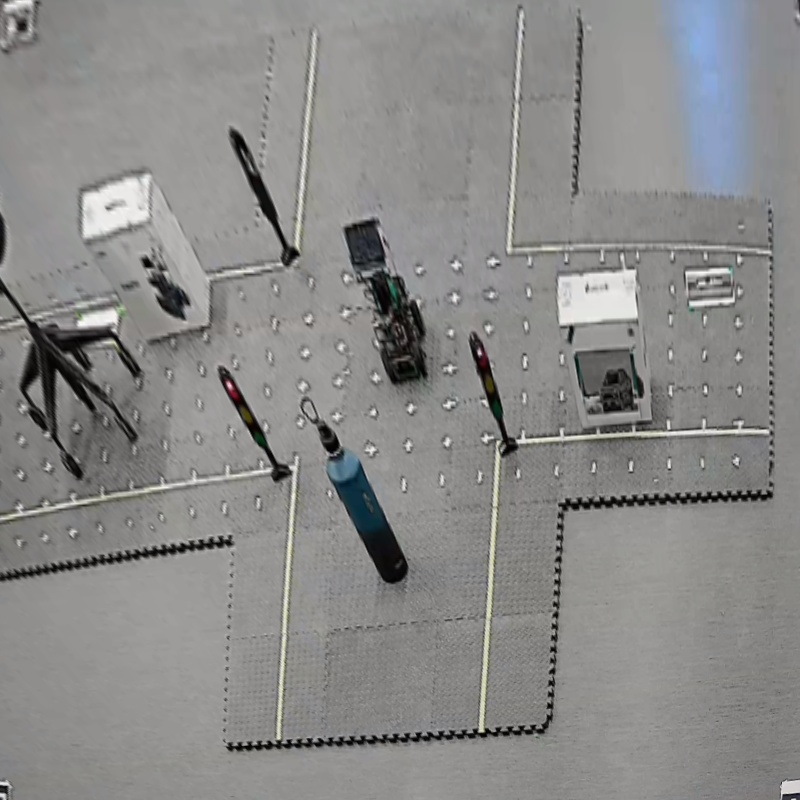
#> input picture config/bev_cam1.jpg, 800 x 800 px; its folder holds only this picture in this run
$ python pick_corners.py --image config/bev_cam1.jpg --cam cam1
#> lines starting #> are read from the running program, lines starting #| are printed output that depends on the picture; after the words box and inside, x2 and y2 are one past the last pixel; in counts of white or black regions, pixels touching at a corner belong together

"""
pick_corners.py
---------------
Interactive helper to compute homography matrices for each camera.
It walks the user through a two-step corner picking process so that
camera video can be warped into a common bird's-eye view coordinate frame.
"""

import cv2
import numpy as np
import os
import argparse

OUTPUT_SIZE = 800
WIN         = "picker"

LABELS_STAGE1 = ["TL", "TR", "BL", "BR"]
LABELS_STAGE2 = ["TL (0,0)", "TR (5,0)", "BL (0,5)", "BR (5,5)"]
COLORS        = [(0,0,255), (0,165,255), (255,0,0), (0,255,0)]

pts = []   # shared global for mouse callback


def on_click(event, x, y, flags, param):
    """Mouse callback that records clicked corner points."""
    if event == cv2.EVENT_LBUTTONDOWN and len(pts) < 4:
        pts.append([x, y])


def draw(img, labels, instruction):
    out = img.copy()
    for i, pt in enumerate(pts):
        cv2.circle(out, tuple(pt), 8, COLORS[i], -1)
        cv2.putText(out, labels[i], (pt[0]+10, pt[1]),
                    cv2.FONT_HERSHEY_SIMPLEX, 0.6, COLORS[i], 2)
    if len(pts) == 4:
        order = [0, 1, 3, 2, 0]
        for i in range(4):
            cv2.line(out, tuple(pts[order[i]]), tuple(pts[order[i+1]]), (255,255,255), 1)
        cv2.putText(out, "ENTER=confirm  R=reset", (10, 30),
                    cv2.FONT_HERSHEY_SIMPLEX, 0.7, (0,255,255), 2)
    else:
        cv2.putText(out, instruction, (10, 30),
                    cv2.FONT_HERSHEY_SIMPLEX, 0.65, (255,255,255), 2)
    return out


def pick_points(img, labels, instruction):
    """Display an image and let the user click exactly 4 points."""
    global pts
    pts = []

    cv2.namedWindow(WIN)
    cv2.imshow(WIN, draw(img, labels, instruction))
    cv2.waitKey(100)
    cv2.setMouseCallback(WIN, on_click)

    while True:
        cv2.imshow(WIN, draw(img, labels, instruction))
        key = cv2.waitKey(20) & 0xFF
        if key == ord('r'):
            pts = []
        elif key == 13 and len(pts) == 4:
            break
        elif key == 27:
            cv2.destroyAllWindows()
            raise SystemExit("Cancelled.")

    cv2.destroyAllWindows()
    return [p[:] for p in pts]


def warp(img, src_pts, size=OUTPUT_SIZE):
    """Compute a perspective transform and warp the image to a square BEV."""
    src = np.float32(src_pts)
    dst = np.float32([[0,0],[size,0],[0,size],[size,size]])
    H   = cv2.getPerspectiveTransform(src, dst)
    return cv2.warpPerspective(img, H, (size, size)), H


def save_corners(src_pts, cam_name):
    os.makedirs("config", exist_ok=True)
    path = f"config/corners_{cam_name}.txt"
    entries = zip(
        ["corner_0  world (0,0)", "corner_1  world (5,0)",
         "corner_2  world (0,5)", "corner_3  world (5,5)"],
        src_pts
    )
    with open(path, "w") as f:
        for label, (u, v) in entries:
            f.write(f"# {label}\n{int(u)} {int(v)}\n")
    print(f"Corners saved → {path}")


def main(image_path, cam_name):
#> called with image_path = 'config/bev_cam1.jpg', cam_name = 'cam1'
    img = cv2.imread(image_path)
#> img is the input picture: shape (800, 800, 3); mean B, G, R 136.4, 137.6, 137.9
    if img is None:
        raise FileNotFoundError(f"Cannot open: {image_path}")

    # Resize for display if very large
    h, w   = img.shape[:2]
#> h = 800; w = 800
    scale1 = min(1.0, 1200 / max(h, w))
#> scale1 = 1
    disp   = cv2.resize(img, (int(w*scale1), int(h*scale1))) if scale1 < 1 else img.copy()

    # Stage 1: rough warp
    print("\n── Stage 1 ──────────────────────────────────────────")
    print("Click 4 points around the intersection area (any rough rectangle).")
    print("Order: Top-Left → Top-Right → Bottom-Left → Bottom-Right")
    print("R = reset  |  ENTER = confirm\n")

    rough_pts  = pick_points(disp, LABELS_STAGE1, f"Stage 1 — click: {LABELS_STAGE1[0]}")
#> in draw, `cv2.putText(out, instruction, (10, 30), cv2.FONT_HERSHEY_SIMPLEX, 0.65..`:
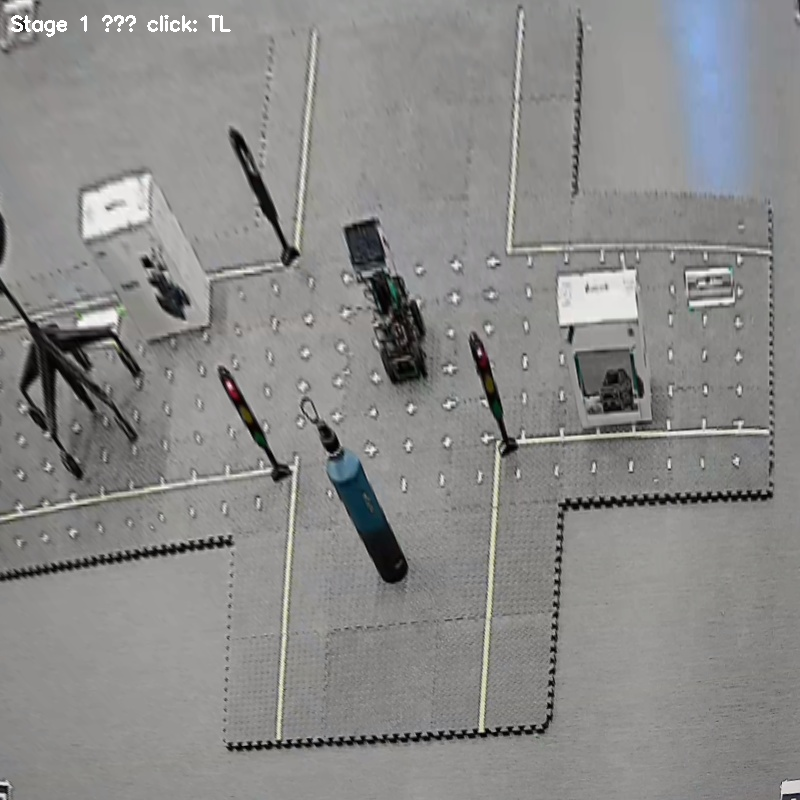
#> out: shape (800, 800, 3); 0.19% of pixels changed, all inside (x1, y1, x2, y2) = (11, 15, 231, 37)
#> (key Esc is pressed here)

    # Scale back to original image coords, then warp
    rough_orig = [[int(x/scale1), int(y/scale1)] for x, y in rough_pts]
    rough_bev, H1 = warp(img, rough_orig)   # H1: original image -> rough BEV

    # ── Stage 2: pick 5x5 m label corners on rough BEV
    print("── Stage 2 ──────────────────────────────────────────")
    print("The rough BEV is now shown.")
    print("Click the 4 corners of the 5x5 m ground label.")
    print("Order: Top-Left → Top-Right → Bottom-Left → Bottom-Right")
    print("R = reset  |  ENTER = confirm\n")

    label_pts = pick_points(rough_bev, LABELS_STAGE2,
                            f"Stage 2 — click label corner: {LABELS_STAGE2[0]}")

    # ── Final warp: warp rough BEV so label corners fill the canvas
    final_bev, H2 = warp(rough_bev, label_pts)

    # Show final result
    preview = final_bev.copy()
    cv2.putText(preview, "Final BEV — press any key to save", (10, 30),
                cv2.FONT_HERSHEY_SIMPLEX, 0.65, (0,255,255), 2)
    cv2.namedWindow(WIN)
    cv2.imshow(WIN, preview)
    cv2.waitKey(0)
    cv2.destroyAllWindows()

    # Save
    os.makedirs("config", exist_ok=True)

    bev_path = f"config/bev_{cam_name}.jpg"
    cv2.imwrite(bev_path, final_bev)
    print(f"BEV saved  → {bev_path}")

    # Save the combined homography (rough → final) for reference
    # H_combined maps directly from original image -> final BEV
    H_combined = H2 @ H1
    np.save(f"config/H_{cam_name}.npy", H_combined)

    # The corners in the final BEV are simply the 4 canvas corners
    # (the label corners now map to 0,0 / 800,0 / 0,800 / 800,800)
    final_corners = [[0, 0], [OUTPUT_SIZE, 0], [0, OUTPUT_SIZE], [OUTPUT_SIZE, OUTPUT_SIZE]]
    save_corners(final_corners, cam_name)

    print(f"\nDone. Run  python main.py  to detect and simulate.")


if __name__ == "__main__":
    ap = argparse.ArgumentParser()
    ap.add_argument("--image", required=True)
    ap.add_argument("--cam",   required=True, choices=["cam1", "cam2"])
    args = ap.parse_args()
#> (the run stopped early here; a loop or call above may not have finished)

$ run again, on config/bev_cam2.jpg
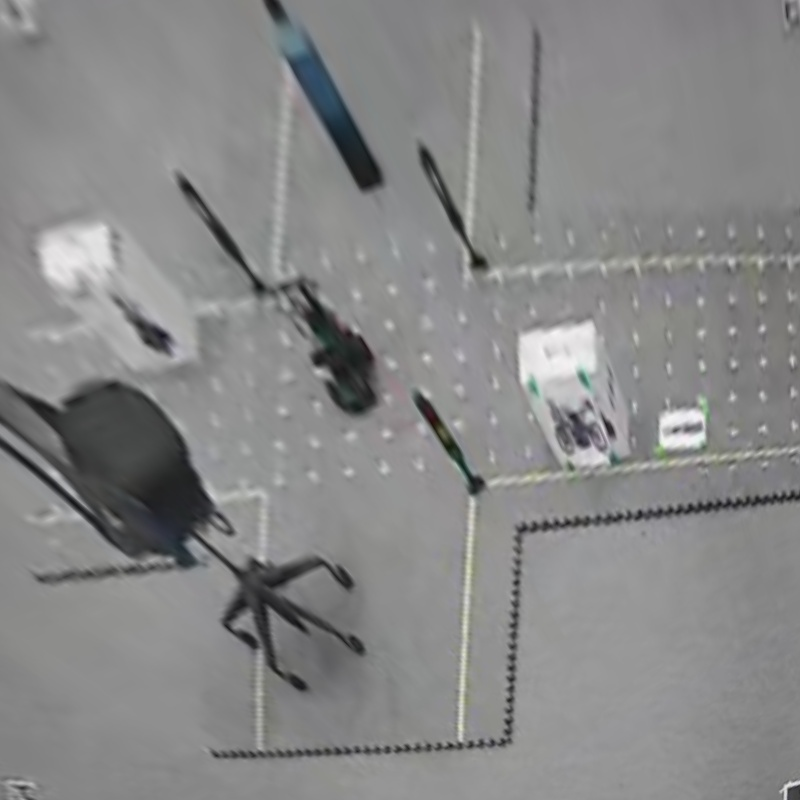
#> input picture config/bev_cam2.jpg, 800 x 800 px
#> in main, img is the input picture: shape (800, 800, 3); mean B, G, R 135.4, 135.5, 135.2
#> in draw, `cv2.putText(out, instruction, (10, 30), cv2.FONT_HERSHEY_SIMPLEX, 0.65..`:
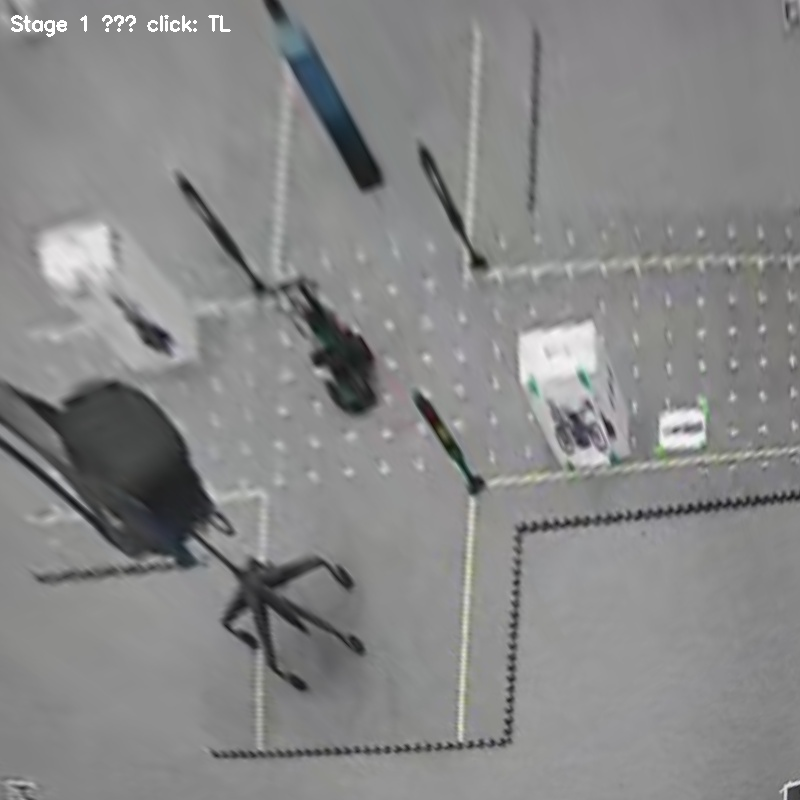
#> out: shape (800, 800, 3); 0.19% of pixels changed, all inside (x1, y1, x2, y2) = (11, 15, 231, 37)
